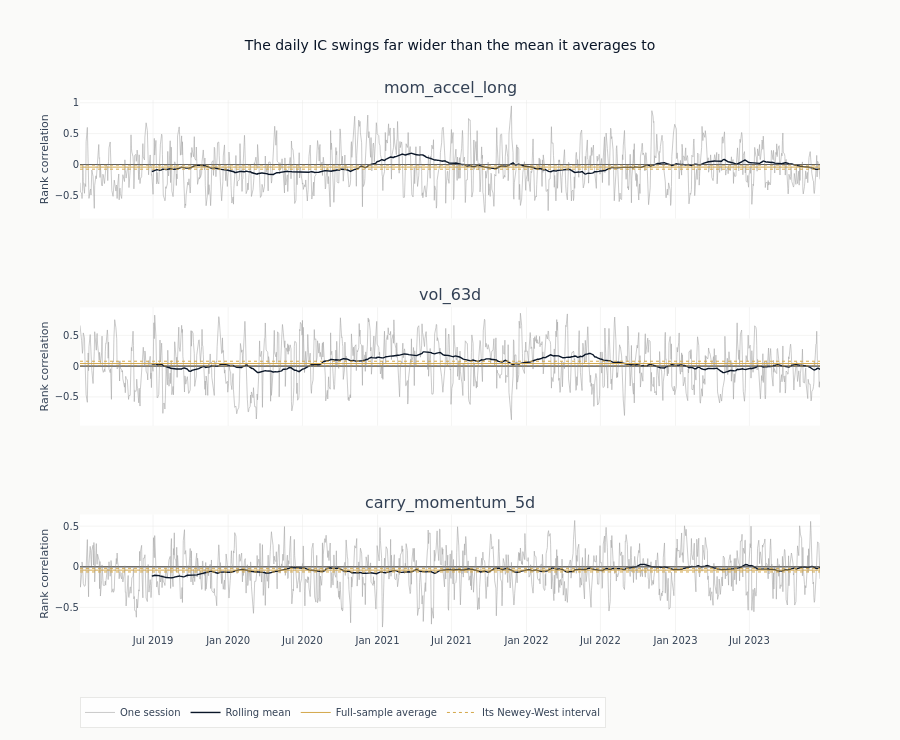

Notebook code for this chart:
### Markdown cell above
### The series behind the average

Every number above is a one-line summary of the same object, the per-session IC
series, and two ways of arriving at a respectable average are invisible in the
summary. One is an association confined to a single episode, with the series flat
either side of it. The other is a series that changes sign between validation windows
and averages to something no period actually earned. So the series is drawn before it
is reduced, for the features with the largest absolute average.

The thin line is the session-by-session IC and it is mostly noise at this width; the
heavy line is its rolling mean over about half a year, which is what makes an episode
visible. The horizontal lines are the full-sample average and the Newey-West interval
around it - the interval covers the uncertainty in the average, not the spread of the
series, and the gap between the two is the point of the figure.

### Code cell
series_features = eval_summary.head(LEADING_FOR_SERIES)["feature"].to_list()

fig = make_subplots(
    rows=len(series_features), cols=1, shared_xaxes=True, subplot_titles=series_features
)
for row, feat in enumerate(series_features, start=1):
    series = ic_timeseries[feat].sort(DATE_COL)
    bands = compute_ic_uncertainty(series, horizon=HAC_MAXLAGS, ic_col="ic")
    dates = series[DATE_COL].to_list()
    fig.add_trace(
        go.Scatter(
            x=dates,
            y=series["ic"].to_list(),
            mode="lines",
            line=dict(color=GRAY_FILLS["muted"], width=0.6),
            name="One session",
            legendgroup="session",
            showlegend=row == 1,
        ),
        row=row,
        col=1,
    )
    fig.add_trace(
        go.Scatter(
            x=dates,
            y=series["ic"].rolling_mean(ROLLING_DAYS, min_samples=ROLLING_DAYS).to_list(),
            mode="lines",
            line=dict(color=COLORS["blue"], width=1.4),
            name="Rolling mean",
            legendgroup="rolling",
            showlegend=row == 1,
        ),
        row=row,
        col=1,
    )
    for value, dash, label, group in (
        (bands["mean_ic"], "solid", "Full-sample average", "mean"),
        (bands["ci_hac_lower"], "dot", "Its Newey-West interval", "band"),
        (bands["ci_hac_upper"], "dot", None, None),
    ):
        fig.add_hline(y=value, line=dict(color=COLORS["amber"], width=1, dash=dash), row=row, col=1)
        if label and row == 1:
            fig.add_trace(
                go.Scatter(
                    x=[dates[0]],
                    y=[value],
                    mode="lines",
                    line=dict(color=COLORS["amber"], width=1, dash=dash),
                    name=label,
                    legendgroup=group,
                ),
                row=row,
                col=1,
            )
    fig.add_hline(y=0, line=dict(color=GRAY_FILLS["border"], width=0.8), row=row, col=1)
fig.update_yaxes(title_text="Rank correlation")
fig.update_layout(
    template="ml4t",
    height=200 * len(series_features) + 140,
    width=900,
    title_text="The daily IC swings far wider than the mean it averages to",
    legend=dict(orientation="h", y=-0.12),
)
show_plotly_with_alt(
    fig,
    "One stacked time-series panel per feature. In each, the per-session rank correlation is a "
    "pale line filling most of the vertical range, swinging between roughly plus and minus 0.5 "
    "from one session to the next. Over it sit a dark rolling mean that stays within a narrow "
    "band near zero, a flat full-sample average line, and a dashed Newey-West interval around "
    "that average. The session-by-session scatter is an order of magnitude wider than the mean "
    "it averages to, which is the comparison the figure is making.",
)

### Figure 1 — Plotly figure (JSON) as saved in the notebook; plotly's stock layout.template omitted (floating-point values rounded to 4 significant figures; data arrays with more than 128 entries replaced by an {"elided": "..."} marker saying what was removed)
{"data": [{"legendgroup": "session", "line": {"color": "#a8a8a8", "width": 0.6}, "mode": "lines", "name": "One session", "showlegend": true, "type": "scatter", "x": {"elided": "1285 str values"}, "xaxis": "x", "y": {"elided": "1285 float values"}, "yaxis": "y"}, {"legendgroup": "rolling", "line": {"color": "#0a1628", "width": 1.4}, "mode": "lines", "name": "Rolling mean", "showlegend": true, "type": "scatter", "x": {"elided": "1285 str values"}, "xaxis": "x", "y": {"elided": "1285 float values"}, "yaxis": "y"}, {"legendgroup": "mean", "line": {"color": "#D4A84B", "dash": "solid", "width": 1}, "mode": "lines", "name": "Full-sample average", "type": "scatter", "x": ["2019-01-03"], "xaxis": "x", "y": [-0.04206], "yaxis": "y"}, {"legendgroup": "band", "line": {"color": "#D4A84B", "dash": "dot", "width": 1}, "mode": "lines", "name": "Its Newey-West interval", "type": "scatter", "x": ["2019-01-03"], "xaxis": "x", "y": [-0.07513], "yaxis": "y"}, {"legendgroup": "session", "line": {"color": "#a8a8a8", "width": 0.6}, "mode": "lines", "name": "One session", "showlegend": false, "type": "scatter", "x": {"elided": "1285 str values"}, "xaxis": "x2", "y": {"elided": "1285 float values"}, "yaxis": "y2"}, {"legendgroup": "rolling", "line": {"color": "#0a1628", "width": 1.4}, "mode": "lines", "name": "Rolling mean", "showlegend": false, "type": "scatter", "x": {"elided": "1285 str values"}, "xaxis": "x2", "y": {"elided": "1285 float values"}, "yaxis": "y2"}, {"legendgroup": "session", "line": {"color": "#a8a8a8", "width": 0.6}, "mode": "lines", "name": "One session", "showlegend": false, "type": "scatter", "x": {"elided": "1285 str values"}, "xaxis": "x3", "y": {"elided": "1285 float values"}, "yaxis": "y3"}, {"legendgroup": "rolling", "line": {"color": "#0a1628", "width": 1.4}, "mode": "lines", "name": "Rolling mean", "showlegend": false, "type": "scatter", "x": {"elided": "1285 str values"}, "xaxis": "x3", "y": {"elided": "1285 float values"}, "yaxis": "y3"}], "layout": {"annotations": [{"font": {"size": 16}, "showarrow": false, "text": "mom_accel_long", "x": 0.5, "xanchor": "center", "xref": "paper", "y": 1.0, "yanchor": "bottom", "yref": "paper"}, {"font": {"size": 16}, "showarrow": false, "text": "vol_63d", "x": 0.5, "xanchor": "center", "xref": "paper", "y": 0.6111, "yanchor": "bottom", "yref": "paper"}, {"font": {"size": 16}, "showarrow": false, "text": "carry_momentum_5d", "x": 0.5, "xanchor": "center", "xref": "paper", "y": 0.2222, "yanchor": "bottom", "yref": "paper"}], "height": 740, "legend": {"orientation": "h", "y": -0.12}, "shapes": [{"line": {"color": "#D4A84B", "dash": "solid", "width": 1}, "type": "line", "x0": 0, "x1": 1, "xref": "x domain", "y0": -0.04206, "y1": -0.04206, "yref": "y"}, {"line": {"color": "#D4A84B", "dash": "dot", "width": 1}, "type": "line", "x0": 0, "x1": 1, "xref": "x domain", "y0": -0.07513, "y1": -0.07513, "yref": "y"}, {"line": {"color": "#D4A84B", "dash": "dot", "width": 1}, "type": "line", "x0": 0, "x1": 1, "xref": "x domain", "y0": -0.008985, "y1": -0.008985, "yref": "y"}, {"line": {"color": "#666666", "width": 0.8}, "type": "line", "x0": 0, "x1": 1, "xref": "x domain", "y0": 0, "y1": 0, "yref": "y"}, {"line": {"color": "#D4A84B", "dash": "solid", "width": 1}, "type": "line", "x0": 0, "x1": 1, "xref": "x2 domain", "y0": 0.04179, "y1": 0.04179, "yref": "y2"}, {"line": {"color": "#D4A84B", "dash": "dot", "width": 1}, "type": "line", "x0": 0, "x1": 1, "xref": "x2 domain", "y0": 0.004567, "y1": 0.004567, "yref": "y2"}, {"line": {"color": "#D4A84B", "dash": "dot", "width": 1}, "type": "line", "x0": 0, "x1": 1, "xref": "x2 domain", "y0": 0.07902, "y1": 0.07902, "yref": "y2"}, {"line": {"color": "#666666", "width": 0.8}, "type": "line", "x0": 0, "x1": 1, "xref": "x2 domain", "y0": 0, "y1": 0, "yref": "y2"}, {"line": {"color": "#D4A84B", "dash": "solid", "width": 1}, "type": "line", "x0": 0, "x1": 1, "xref": "x3 domain", "y0": -0.04102, "y1": -0.04102, "yref": "y3"}, {"line": {"color": "#D4A84B", "dash": "dot", "width": 1}, "type": "line", "x0": 0, "x1": 1, "xref": "x3 domain", "y0": -0.06341, "y1": -0.06341, "yref": "y3"}, {"line": {"color": "#D4A84B", "dash": "dot", "width": 1}, "type": "line", "x0": 0, "x1": 1, "xref": "x3 domain", "y0": -0.01863, "y1": -0.01863, "yref": "y3"}, {"line": {"color": "#666666", "width": 0.8}, "type": "line", "x0": 0, "x1": 1, "xref": "x3 domain", "y0": 0, "y1": 0, "yref": "y3"}], "title": {"text": "The daily IC swings far wider than the mean it averages to"}, "width": 900, "xaxis": {"anchor": "y", "domain": [0.0, 1.0], "matches": "x3", "showticklabels": false}, "xaxis2": {"anchor": "y2", "domain": [0.0, 1.0], "matches": "x3", "showticklabels": false}, "xaxis3": {"anchor": "y3", "domain": [0.0, 1.0]}, "yaxis": {"anchor": "x", "domain": [0.7778, 1.0], "title": {"text": "Rank correlation"}}, "yaxis2": {"anchor": "x2", "domain": [0.3889, 0.6111], "title": {"text": "Rank correlation"}}, "yaxis3": {"anchor": "x3", "domain": [0.0, 0.2222], "title": {"text": "Rank correlation"}}}}
